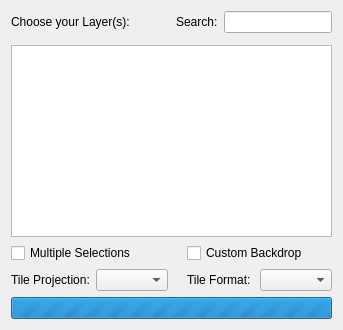
      <widget class="QWidget" name="tabLayerSelection">
       <property name="enabled">
        <bool>true</bool>
       </property>
       <attribute name="title">
        <string>Layer Selection</string>
       </attribute>
       <layout class="QVBoxLayout" name="verticalLayout_12">
        <item>
         <layout class="QHBoxLayout" name="horizontalLayout_6">
          <property name="bottomMargin">
           <number>6</number>
          </property>
          <item>
           <widget class="QLabel" name="labelWmsMaps">
            <property name="text">
             <string>Choose your Layer(s):</string>
            </property>
            <property name="alignment">
             <set>Qt::AlignLeading|Qt::AlignLeft|Qt::AlignVCenter</set>
            </property>
           </widget>
          </item>
          <item>
           <spacer name="horizontalSpacer_4">
            <property name="orientation">
             <enum>Qt::Horizontal</enum>
            </property>
            <property name="sizeHint" stdset="0">
             <size>
              <width>40</width>
              <height>20</height>
             </size>
            </property>
           </spacer>
          </item>
          <item>
           <widget class="QLabel" name="labelWmsSearch">
            <property name="text">
             <string>Search:</string>
            </property>
            <property name="alignment">
             <set>Qt::AlignLeading|Qt::AlignLeft|Qt::AlignVCenter</set>
            </property>
           </widget>
          </item>
          <item>
           <widget class="QLineEdit" name="lineEditWmsSearch">
            <property name="sizePolicy">
             <sizepolicy hsizetype="Fixed" vsizetype="Fixed">
              <horstretch>0</horstretch>
              <verstretch>0</verstretch>
             </sizepolicy>
            </property>
           </widget>
          </item>
         </layout>
        </item>
        <item>
         <widget class="QListView" name="listViewWmsLayers">
          <property name="toolTip">
           <string>The order in which multiple layers are selected directly affects their rendering order.</string>
          </property>
         </widget>
        </item>
        <item>
         <layout class="QGridLayout" name="gridLayout_3">
          <item row="0" column="0" colspan="2">
           <widget class="QCheckBox" name="checkBoxWmsMultipleSelections">
            <property name="toolTip">
             <string>Enable this to select multiple layers without keyboard shortcuts (Shift, Ctrl, Ctrl+A, ...)</string>
            </property>
            <property name="text">
             <string>Multiple Selections</string>
            </property>
           </widget>
          </item>
          <item row="0" column="3" colspan="2">
           <widget class="QCheckBox" name="checkBoxWmsBackdrop">
            <property name="text">
             <string>Custom Backdrop</string>
            </property>
           </widget>
          </item>
          <item row="1" column="0">
           <widget class="QLabel" name="labelWmsTileProjection">
            <property name="text">
             <string>Tile Projection:</string>
            </property>
           </widget>
          </item>
          <item row="1" column="1">
           <widget class="QComboBox" name="comboBoxWmsMaps">
            <property name="toolTip">
             <string>Indicates the projection in which the tiles are rendered.</string>
            </property>
           </widget>
          </item>
          <item row="1" column="2">
           <spacer name="horizontalSpacer_3">
            <property name="orientation">
             <enum>Qt::Horizontal</enum>
            </property>
            <property name="sizeType">
             <enum>QSizePolicy::Fixed</enum>
            </property>
            <property name="sizeHint" stdset="0">
             <size>
              <width>13</width>
              <height>20</height>
             </size>
            </property>
           </spacer>
          </item>
          <item row="1" column="3">
           <widget class="QLabel" name="labelWmsTileFormat">
            <property name="text">
             <string>Tile Format:</string>
            </property>
           </widget>
          </item>
          <item row="1" column="4">
           <widget class="QComboBox" name="comboBoxWmsFormat">
            <property name="toolTip">
             <string>Indicates the file format of the tiles.</string>
            </property>
           </widget>
          </item>
         </layout>
        </item>
        <item>
         <widget class="QProgressBar" name="progressBarWmsLayers">
          <property name="sizePolicy">
           <sizepolicy hsizetype="Expanding" vsizetype="Fixed">
            <horstretch>0</horstretch>
            <verstretch>0</verstretch>
           </sizepolicy>
          </property>
          <property name="maximum">
           <number>0</number>
          </property>
          <property name="value">
           <number>-1</number>
          </property>
          <property name="textVisible">
           <bool>true</bool>
          </property>
         </widget>
        </item>
       </layout>
      </widget>
